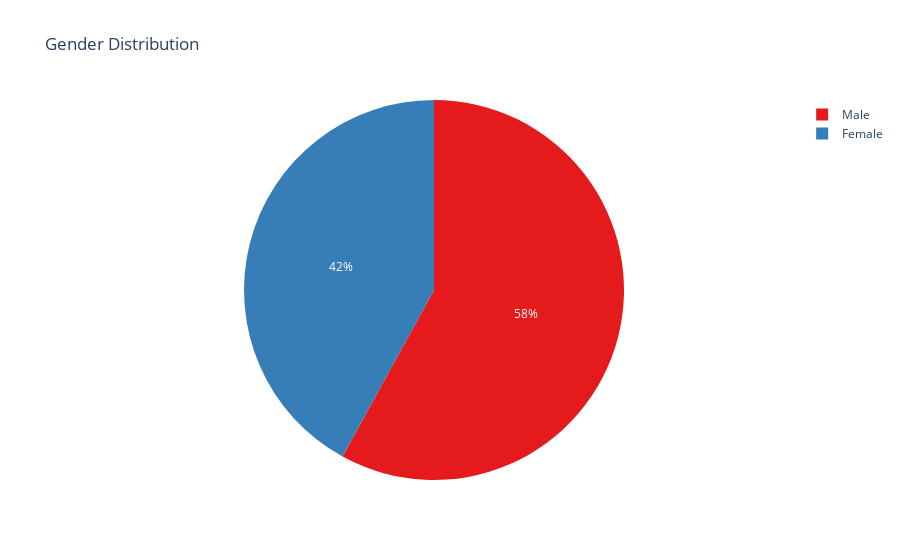

Notebook code for this chart:
### Markdown cell above
most of the people use Facebook(57 people) as their primary social media platform. followed by Instagram(37) and LinkedIn(35). The least used social media platform is Twitter(26).

### Code cell
#Gender {'Male': 0, 'Female': 1}
gender_counts = df['gender'].value_counts().reset_index()
gender_counts.columns = ['Gender', 'Count']

fig = px.pie(gender_counts,
             names='Gender', 
             values='Count', 
             title='Gender Distribution',
             color='Gender', 
             color_discrete_sequence=px.colors.qualitative.Set1)

fig.show()

### Figure 1 — Plotly figure (JSON) as saved in the notebook; plotly's stock layout.template omitted (floating-point values rounded to 4 significant figures)
{"data": [{"customdata": [["Male"], ["Female"]], "domain": {"x": [0, 1], "y": [0, 1]}, "hovertemplate": "Gender=%{customdata[0]}<br>Count=%{value}<extra></extra>", "labels": ["Male", "Female"], "legendgroup": "", "marker": {"colors": ["rgb(228,26,28)", "rgb(55,126,184)"]}, "name": "", "showlegend": true, "type": "pie", "values": [127, 92]}], "layout": {"legend": {"tracegroupgap": 0}, "piecolorway": ["rgb(228,26,28)", "rgb(55,126,184)", "rgb(77,175,74)", "rgb(152,78,163)", "rgb(255,127,0)", "rgb(255,255,51)", "rgb(166,86,40)", "rgb(247,129,191)", "rgb(153,153,153)"], "title": {"text": "Gender Distribution"}}}
